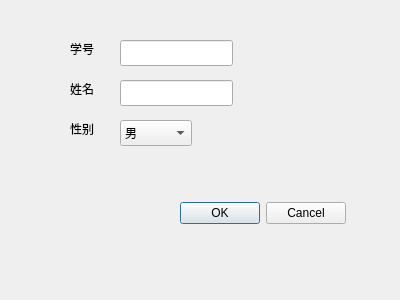
<?xml version="1.0" encoding="UTF-8"?>
<ui version="4.0">
 <class>Insert_Stu</class>
 <widget class="QWidget" name="Insert_Stu">
  <property name="geometry">
   <rect>
    <x>0</x>
    <y>0</y>
    <width>400</width>
    <height>300</height>
   </rect>
  </property>
  <property name="windowTitle">
   <string>Form</string>
  </property>
  <widget class="QLabel" name="label">
   <property name="geometry">
    <rect>
     <x>70</x>
     <y>40</y>
     <width>54</width>
     <height>18</height>
    </rect>
   </property>
   <property name="text">
    <string>学号</string>
   </property>
  </widget>
  <widget class="QLabel" name="label_2">
   <property name="geometry">
    <rect>
     <x>70</x>
     <y>80</y>
     <width>54</width>
     <height>18</height>
    </rect>
   </property>
   <property name="text">
    <string>姓名</string>
   </property>
  </widget>
  <widget class="QLabel" name="label_3">
   <property name="geometry">
    <rect>
     <x>70</x>
     <y>120</y>
     <width>54</width>
     <height>18</height>
    </rect>
   </property>
   <property name="text">
    <string>性别</string>
   </property>
  </widget>
  <widget class="QLineEdit" name="Sno">
   <property name="geometry">
    <rect>
     <x>120</x>
     <y>40</y>
     <width>113</width>
     <height>26</height>
    </rect>
   </property>
  </widget>
  <widget class="QLineEdit" name="Sname">
   <property name="geometry">
    <rect>
     <x>120</x>
     <y>80</y>
     <width>113</width>
     <height>26</height>
    </rect>
   </property>
  </widget>
  <widget class="QComboBox" name="comboBox">
   <property name="geometry">
    <rect>
     <x>120</x>
     <y>120</y>
     <width>72</width>
     <height>26</height>
    </rect>
   </property>
   <item>
    <property name="text">
     <string>男</string>
    </property>
   </item>
   <item>
    <property name="text">
     <string>女</string>
    </property>
   </item>
  </widget>
  <widget class="QDialogButtonBox" name="insert_or_not">
   <property name="geometry">
    <rect>
     <x>180</x>
     <y>200</y>
     <width>166</width>
     <height>26</height>
    </rect>
   </property>
   <property name="standardButtons">
    <set>QDialogButtonBox::Cancel|QDialogButtonBox::Ok</set>
   </property>
  </widget>
 </widget>
 <resources/>
 <connections/>
</ui>
